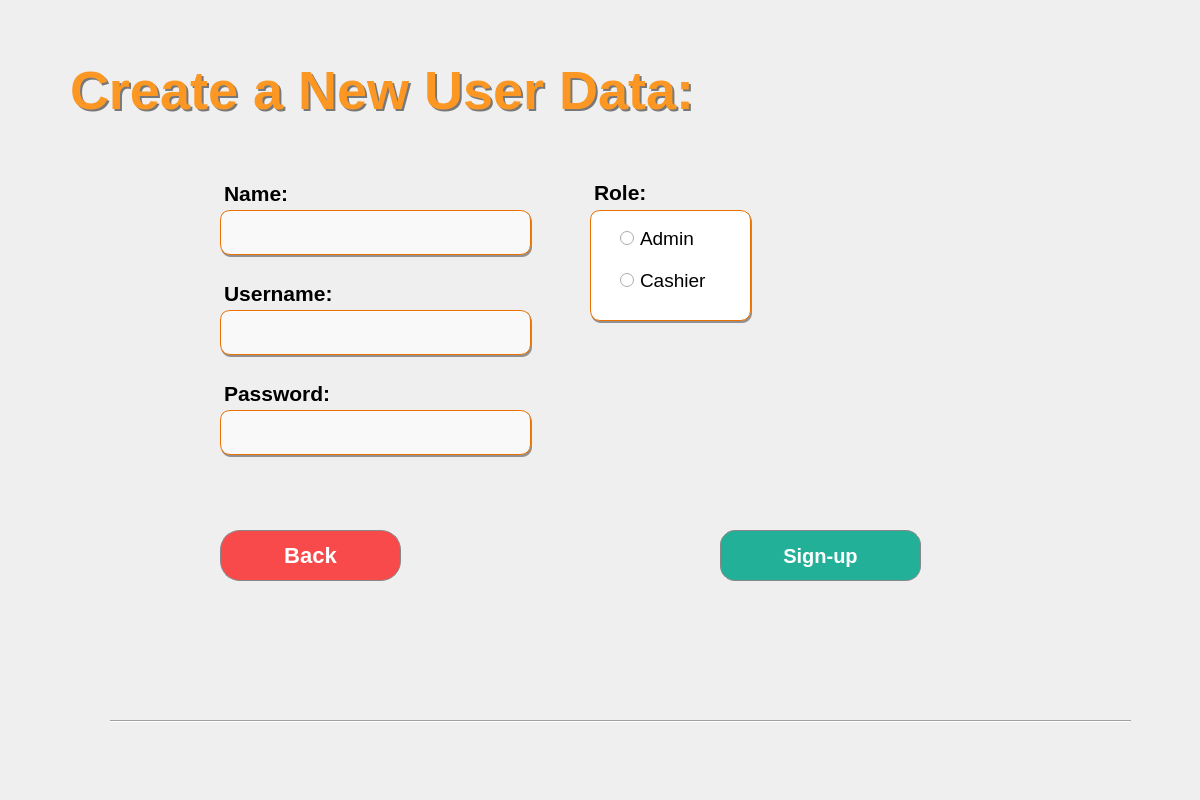
<?xml version="1.0" encoding="UTF-8"?>
<ui version="4.0">
 <class>Dialog</class>
 <widget class="QDialog" name="Dialog">
  <property name="geometry">
   <rect>
    <x>0</x>
    <y>0</y>
    <width>1200</width>
    <height>800</height>
   </rect>
  </property>
  <property name="windowTitle">
   <string>Dialog</string>
  </property>
  <widget class="QWidget" name="bgwidget" native="true">
   <property name="geometry">
    <rect>
     <x>0</x>
     <y>0</y>
     <width>1200</width>
     <height>800</height>
    </rect>
   </property>
   <property name="layoutDirection">
    <enum>Qt::LeftToRight</enum>
   </property>
   <property name="styleSheet">
    <string notr="true"/>
   </property>
   <widget class="QLabel" name="label">
    <property name="geometry">
     <rect>
      <x>70</x>
      <y>30</y>
      <width>711</width>
      <height>121</height>
     </rect>
    </property>
    <property name="layoutDirection">
     <enum>Qt::LeftToRight</enum>
    </property>
    <property name="styleSheet">
     <string notr="true">font-family:&quot;Inter&quot;;
font-size:54px;
font-weight:500;
color: rgba(0, 0,0, 215);
color: #FB9722;</string>
    </property>
    <property name="text">
     <string>Create a New User Data:</string>
    </property>
    <property name="wordWrap">
     <bool>true</bool>
    </property>
   </widget>
   <widget class="QLabel" name="error">
    <property name="geometry">
     <rect>
      <x>220</x>
      <y>470</y>
      <width>501</width>
      <height>31</height>
     </rect>
    </property>
    <property name="styleSheet">
     <string notr="true">font: 11pt &quot;MS Shell Dlg 2&quot;;
color: rgb(255, 0, 0);</string>
    </property>
    <property name="text">
     <string/>
    </property>
   </widget>
   <widget class="QPushButton" name="backbtn">
    <property name="geometry">
     <rect>
      <x>220</x>
      <y>530</y>
      <width>181</width>
      <height>51</height>
     </rect>
    </property>
    <property name="styleSheet">
     <string notr="true">QPushButton{
	color: #FFFFFF;
    background-color: #F84A4A;
    border: 1px solid #888888;
    border-radius: 20px;
	font-family: 'Inter';
    font-size: 22px;
    font-weight: 500;
}
QPushButton:hover {
	
	background-color: rgb(255, 85, 73);
}

QPushButton:pressed {
 	background-color: #F84A4A;
}</string>
    </property>
    <property name="text">
     <string>Back</string>
    </property>
   </widget>
   <widget class="QPushButton" name="insertbtn">
    <property name="geometry">
     <rect>
      <x>720</x>
      <y>530</y>
      <width>201</width>
      <height>51</height>
     </rect>
    </property>
    <property name="styleSheet">
     <string notr="true">QPushButton{
	color: #FFFFFF;
    background-color: #22B198;
    border: 1px solid #888888;
    border-radius: 15px;
	font-family: 'Inter';
    font-size: 20px;
    font-weight: 500;
}
QPushButton:hover {
	
	background-color: rgb(39, 206, 176);
}

QPushButton:pressed {
  background-color: #22B198;
}</string>
    </property>
    <property name="text">
     <string>Sign-up</string>
    </property>
   </widget>
   <widget class="QLineEdit" name="usernamefield">
    <property name="geometry">
     <rect>
      <x>220</x>
      <y>310</y>
      <width>311</width>
      <height>45</height>
     </rect>
    </property>
    <property name="styleSheet">
     <string notr="true">QLineEdit{
	padding-left: 25px;
    border-radius: 10px;
    border: 1px solid rgb(234, 112, 0);  
    background-color: rgba(255, 255, 255, 240);
    font-family: 'Roboto';
	font-size: 17px;
	font-weight: 400;
}

</string>
    </property>
   </widget>
   <widget class="QLineEdit" name="passwordfield">
    <property name="geometry">
     <rect>
      <x>220</x>
      <y>410</y>
      <width>311</width>
      <height>45</height>
     </rect>
    </property>
    <property name="styleSheet">
     <string notr="true">QLineEdit{
	padding-left: 25px;
    border-radius: 10px;
    border: 1px solid rgb(234, 112, 0);  
    background-color: rgba(255, 255, 255, 240);
    font-family: 'Roboto';
	font-size: 17px;
	font-weight: 400;
}

</string>
    </property>
    <property name="echoMode">
     <enum>QLineEdit::Password</enum>
    </property>
   </widget>
   <widget class="QLabel" name="label_3">
    <property name="geometry">
     <rect>
      <x>224</x>
      <y>183</y>
      <width>121</width>
      <height>21</height>
     </rect>
    </property>
    <property name="styleSheet">
     <string notr="true">QLabel{
    color: #000000;
    font-family: 'Inter';
     font-size: 21px;
    font-weight: 500;
}</string>
    </property>
    <property name="text">
     <string>Name:</string>
    </property>
   </widget>
   <widget class="QLabel" name="label_4">
    <property name="geometry">
     <rect>
      <x>224</x>
      <y>283</y>
      <width>151</width>
      <height>21</height>
     </rect>
    </property>
    <property name="styleSheet">
     <string notr="true">QLabel{
    color: #000000;
    font-family: 'Inter';
     font-size: 21px;
    font-weight: 500;
}</string>
    </property>
    <property name="text">
     <string>Username:</string>
    </property>
   </widget>
   <widget class="QLabel" name="label_5">
    <property name="geometry">
     <rect>
      <x>224</x>
      <y>383</y>
      <width>131</width>
      <height>21</height>
     </rect>
    </property>
    <property name="styleSheet">
     <string notr="true">QLabel{
    color: #000000;
    font-family: 'Inter';
     font-size: 21px;
    font-weight: 500;
}</string>
    </property>
    <property name="text">
     <string>Password:</string>
    </property>
   </widget>
   <widget class="QGroupBox" name="groupBox">
    <property name="geometry">
     <rect>
      <x>590</x>
      <y>210</y>
      <width>161</width>
      <height>111</height>
     </rect>
    </property>
    <property name="styleSheet">
     <string notr="true">border-radius: 10px;
border: 1px solid rgb(234, 112, 0);  
background-color: rgba(255, 255, 255, 255);
font-family: 'Roboto';
font-size: 17px;
font-weight: 400;

</string>
    </property>
    <property name="title">
     <string/>
    </property>
    <widget class="QRadioButton" name="adminbtn">
     <property name="geometry">
      <rect>
       <x>30</x>
       <y>20</y>
       <width>82</width>
       <height>17</height>
      </rect>
     </property>
     <property name="styleSheet">
      <string notr="true">font-family:&quot;Roboto&quot;;
font-size:19px;
font-weight: 400;
border:none;</string>
     </property>
     <property name="text">
      <string>Admin</string>
     </property>
    </widget>
    <widget class="QRadioButton" name="cashierbtn">
     <property name="geometry">
      <rect>
       <x>30</x>
       <y>60</y>
       <width>101</width>
       <height>21</height>
      </rect>
     </property>
     <property name="styleSheet">
      <string notr="true">font-family:&quot;Roboto&quot;;
font-size:19px;
font-weight: 400;
border:none;</string>
     </property>
     <property name="text">
      <string>Cashier</string>
     </property>
    </widget>
   </widget>
   <widget class="QLabel" name="label_7">
    <property name="geometry">
     <rect>
      <x>594</x>
      <y>182</y>
      <width>81</width>
      <height>21</height>
     </rect>
    </property>
    <property name="styleSheet">
     <string notr="true">QLabel{
    color: #000000;
    font-family: 'Inter';
     font-size: 21px;
    font-weight: 500;
}</string>
    </property>
    <property name="text">
     <string>Role:</string>
    </property>
   </widget>
   <widget class="QLineEdit" name="namefield">
    <property name="geometry">
     <rect>
      <x>220</x>
      <y>210</y>
      <width>311</width>
      <height>45</height>
     </rect>
    </property>
    <property name="styleSheet">
     <string notr="true">QLineEdit{
	padding-left: 25px;
    border-radius: 10px;
    border: 1px solid rgb(234, 112, 0);  
    background-color: rgba(255, 255, 255, 240);
    font-family: 'Roboto';
	font-size: 17px;
	font-weight: 400;
}
</string>
    </property>
    <property name="placeholderText">
     <string/>
    </property>
    <property name="cursorMoveStyle">
     <enum>Qt::LogicalMoveStyle</enum>
    </property>
    <property name="clearButtonEnabled">
     <bool>true</bool>
    </property>
   </widget>
   <widget class="Line" name="navline">
    <property name="geometry">
     <rect>
      <x>110</x>
      <y>720</y>
      <width>1021</width>
      <height>3</height>
     </rect>
    </property>
    <property name="styleSheet">
     <string notr="true">Line#navline{
border:  1 solid #FF8A00;
background-color: rgb(255, 138, 0);
}
</string>
    </property>
    <property name="orientation">
     <enum>Qt::Horizontal</enum>
    </property>
   </widget>
   <widget class="QLabel" name="label_2">
    <property name="geometry">
     <rect>
      <x>72</x>
      <y>32</y>
      <width>711</width>
      <height>121</height>
     </rect>
    </property>
    <property name="layoutDirection">
     <enum>Qt::LeftToRight</enum>
    </property>
    <property name="styleSheet">
     <string notr="true">font-family:&quot;Inter&quot;;
font-size:54px;
font-weight:500;
color: rgba(0, 0, 0, 0.5);</string>
    </property>
    <property name="text">
     <string>Create a New User Data:</string>
    </property>
    <property name="wordWrap">
     <bool>true</bool>
    </property>
   </widget>
   <widget class="QLabel" name="label_8">
    <property name="geometry">
     <rect>
      <x>221</x>
      <y>312</y>
      <width>311</width>
      <height>45</height>
     </rect>
    </property>
    <property name="styleSheet">
     <string notr="true">    border-radius: 10px;
    background-color: rgba(0, 0, 0, 100);
</string>
    </property>
    <property name="text">
     <string/>
    </property>
   </widget>
   <widget class="QLabel" name="label_9">
    <property name="geometry">
     <rect>
      <x>591</x>
      <y>212</y>
      <width>161</width>
      <height>111</height>
     </rect>
    </property>
    <property name="styleSheet">
     <string notr="true">    border-radius: 10px;
    background-color: rgba(0, 0, 0, 100);
</string>
    </property>
    <property name="text">
     <string/>
    </property>
   </widget>
   <widget class="QLabel" name="label_10">
    <property name="geometry">
     <rect>
      <x>221</x>
      <y>212</y>
      <width>311</width>
      <height>45</height>
     </rect>
    </property>
    <property name="styleSheet">
     <string notr="true">    border-radius: 10px;
    background-color: rgba(0, 0, 0, 100);
</string>
    </property>
    <property name="text">
     <string/>
    </property>
   </widget>
   <widget class="QLabel" name="label_11">
    <property name="geometry">
     <rect>
      <x>221</x>
      <y>412</y>
      <width>311</width>
      <height>45</height>
     </rect>
    </property>
    <property name="styleSheet">
     <string notr="true">    border-radius: 10px;
    background-color: rgba(0, 0, 0, 100);
</string>
    </property>
    <property name="text">
     <string/>
    </property>
   </widget>
   <zorder>error</zorder>
   <zorder>backbtn</zorder>
   <zorder>insertbtn</zorder>
   <zorder>label_3</zorder>
   <zorder>label_4</zorder>
   <zorder>label_5</zorder>
   <zorder>label_7</zorder>
   <zorder>navline</zorder>
   <zorder>label_2</zorder>
   <zorder>label</zorder>
   <zorder>label_8</zorder>
   <zorder>label_9</zorder>
   <zorder>label_10</zorder>
   <zorder>label_11</zorder>
   <zorder>namefield</zorder>
   <zorder>usernamefield</zorder>
   <zorder>passwordfield</zorder>
   <zorder>groupBox</zorder>
  </widget>
 </widget>
 <resources/>
 <connections/>
</ui>
